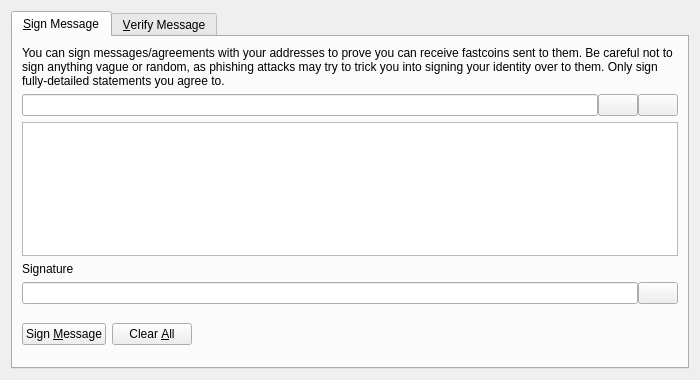
<?xml version="1.0" encoding="UTF-8"?>
<ui version="4.0">
 <class>SignVerifyMessageDialog</class>
 <widget class="QDialog" name="SignVerifyMessageDialog">
  <property name="geometry">
   <rect>
    <x>0</x>
    <y>0</y>
    <width>700</width>
    <height>380</height>
   </rect>
  </property>
  <property name="windowTitle">
   <string>Signatures - Sign / Verify a Message</string>
  </property>
  <property name="modal">
   <bool>true</bool>
  </property>
  <layout class="QVBoxLayout" name="verticalLayout">
   <item>
    <widget class="QTabWidget" name="tabWidget">
     <property name="currentIndex">
      <number>0</number>
     </property>
     <widget class="QWidget" name="tabSignMessage">
      <attribute name="title">
       <string>&amp;Sign Message</string>
      </attribute>
      <layout class="QVBoxLayout" name="verticalLayout_SM">
       <item>
        <widget class="QLabel" name="infoLabel_SM">
         <property name="text">
          <string>You can sign messages/agreements with your addresses to prove you can receive fastcoins sent to them. Be careful not to sign anything vague or random, as phishing attacks may try to trick you into signing your identity over to them. Only sign fully-detailed statements you agree to.</string>
         </property>
         <property name="textFormat">
          <enum>Qt::PlainText</enum>
         </property>
         <property name="wordWrap">
          <bool>true</bool>
         </property>
        </widget>
       </item>
       <item>
        <layout class="QHBoxLayout" name="horizontalLayout_1_SM">
         <property name="spacing">
          <number>0</number>
         </property>
         <item>
          <widget class="QValidatedLineEdit" name="addressIn_SM">
           <property name="toolTip">
            <string>The Fastcoin address to sign the message with</string>
           </property>
          </widget>
         </item>
         <item>
          <widget class="QPushButton" name="addressBookButton_SM">
           <property name="toolTip">
            <string>Choose previously used address</string>
           </property>
           <property name="text">
            <string/>
           </property>
           <property name="icon">
            <iconset resource="../bitcoin.qrc">
             <normaloff>:/icons/address-book</normaloff>:/icons/address-book</iconset>
           </property>
           <property name="shortcut">
            <string>Alt+A</string>
           </property>
           <property name="autoDefault">
            <bool>false</bool>
           </property>
          </widget>
         </item>
         <item>
          <widget class="QPushButton" name="pasteButton_SM">
           <property name="toolTip">
            <string>Paste address from clipboard</string>
           </property>
           <property name="text">
            <string/>
           </property>
           <property name="icon">
            <iconset resource="../bitcoin.qrc">
             <normaloff>:/icons/editpaste</normaloff>:/icons/editpaste</iconset>
           </property>
           <property name="shortcut">
            <string>Alt+P</string>
           </property>
           <property name="autoDefault">
            <bool>false</bool>
           </property>
          </widget>
         </item>
        </layout>
       </item>
       <item>
        <widget class="QPlainTextEdit" name="messageIn_SM">
         <property name="toolTip">
          <string>Enter the message you want to sign here</string>
         </property>
        </widget>
       </item>
       <item>
        <widget class="QLabel" name="signatureLabel_SM">
         <property name="text">
          <string>Signature</string>
         </property>
         <property name="textFormat">
          <enum>Qt::PlainText</enum>
         </property>
        </widget>
       </item>
       <item>
        <layout class="QHBoxLayout" name="horizontalLayout_2_SM">
         <property name="spacing">
          <number>0</number>
         </property>
         <item>
          <widget class="QLineEdit" name="signatureOut_SM">
           <property name="font">
            <font>
             <italic>true</italic>
            </font>
           </property>
           <property name="readOnly">
            <bool>true</bool>
           </property>
          </widget>
         </item>
         <item>
          <widget class="QPushButton" name="copySignatureButton_SM">
           <property name="toolTip">
            <string>Copy the current signature to the system clipboard</string>
           </property>
           <property name="text">
            <string/>
           </property>
           <property name="icon">
            <iconset resource="../bitcoin.qrc">
             <normaloff>:/icons/editcopy</normaloff>:/icons/editcopy</iconset>
           </property>
           <property name="autoDefault">
            <bool>false</bool>
           </property>
          </widget>
         </item>
        </layout>
       </item>
       <item>
        <layout class="QHBoxLayout" name="horizontalLayout_3_SM">
         <item>
          <widget class="QPushButton" name="signMessageButton_SM">
           <property name="toolTip">
            <string>Sign the message to prove you own this Fastcoin address</string>
           </property>
           <property name="text">
            <string>Sign &amp;Message</string>
           </property>
           <property name="icon">
            <iconset resource="../bitcoin.qrc">
             <normaloff>:/icons/edit</normaloff>:/icons/edit</iconset>
           </property>
           <property name="autoDefault">
            <bool>false</bool>
           </property>
          </widget>
         </item>
         <item>
          <widget class="QPushButton" name="clearButton_SM">
           <property name="toolTip">
            <string>Reset all sign message fields</string>
           </property>
           <property name="text">
            <string>Clear &amp;All</string>
           </property>
           <property name="icon">
            <iconset resource="../bitcoin.qrc">
             <normaloff>:/icons/remove</normaloff>:/icons/remove</iconset>
           </property>
           <property name="autoDefault">
            <bool>false</bool>
           </property>
          </widget>
         </item>
         <item>
          <spacer name="horizontalSpacer_1_SM">
           <property name="orientation">
            <enum>Qt::Horizontal</enum>
           </property>
           <property name="sizeHint" stdset="0">
            <size>
             <width>40</width>
             <height>48</height>
            </size>
           </property>
          </spacer>
         </item>
         <item>
          <widget class="QLabel" name="statusLabel_SM">
           <property name="font">
            <font>
             <weight>75</weight>
             <bold>true</bold>
            </font>
           </property>
           <property name="text">
            <string/>
           </property>
           <property name="wordWrap">
            <bool>true</bool>
           </property>
          </widget>
         </item>
         <item>
          <spacer name="horizontalSpacer_2_SM">
           <property name="orientation">
            <enum>Qt::Horizontal</enum>
           </property>
           <property name="sizeHint" stdset="0">
            <size>
             <width>40</width>
             <height>48</height>
            </size>
           </property>
          </spacer>
         </item>
        </layout>
       </item>
      </layout>
     </widget>
     <widget class="QWidget" name="tabVerifyMessage">
      <attribute name="title">
       <string>&amp;Verify Message</string>
      </attribute>
      <layout class="QVBoxLayout" name="verticalLayout_VM">
       <item>
        <widget class="QLabel" name="infoLabel_VM">
         <property name="text">
          <string>Enter the receiver's address, message (ensure you copy line breaks, spaces, tabs, etc. exactly) and signature below to verify the message. Be careful not to read more into the signature than what is in the signed message itself, to avoid being tricked by a man-in-the-middle attack. Note that this only proves the signing party receives with the address, it cannot prove sendership of any transaction!</string>
         </property>
         <property name="textFormat">
          <enum>Qt::PlainText</enum>
         </property>
         <property name="alignment">
          <set>Qt::AlignLeading|Qt::AlignLeft|Qt::AlignTop</set>
         </property>
         <property name="wordWrap">
          <bool>true</bool>
         </property>
        </widget>
       </item>
       <item>
        <layout class="QHBoxLayout" name="horizontalLayout_1_VM">
         <property name="spacing">
          <number>0</number>
         </property>
         <item>
          <widget class="QValidatedLineEdit" name="addressIn_VM">
           <property name="toolTip">
            <string>The Fastcoin address the message was signed with</string>
           </property>
          </widget>
         </item>
         <item>
          <widget class="QPushButton" name="addressBookButton_VM">
           <property name="toolTip">
            <string>Choose previously used address</string>
           </property>
           <property name="text">
            <string/>
           </property>
           <property name="icon">
            <iconset resource="../bitcoin.qrc">
             <normaloff>:/icons/address-book</normaloff>:/icons/address-book</iconset>
           </property>
           <property name="shortcut">
            <string>Alt+A</string>
           </property>
           <property name="autoDefault">
            <bool>false</bool>
           </property>
          </widget>
         </item>
        </layout>
       </item>
       <item>
        <widget class="QPlainTextEdit" name="messageIn_VM"/>
       </item>
       <item>
        <widget class="QValidatedLineEdit" name="signatureIn_VM"/>
       </item>
       <item>
        <layout class="QHBoxLayout" name="horizontalLayout_2_VM">
         <item>
          <widget class="QPushButton" name="verifyMessageButton_VM">
           <property name="toolTip">
            <string>Verify the message to ensure it was signed with the specified Fastcoin address</string>
           </property>
           <property name="text">
            <string>Verify &amp;Message</string>
           </property>
           <property name="icon">
            <iconset resource="../bitcoin.qrc">
             <normaloff>:/icons/transaction_0</normaloff>:/icons/transaction_0</iconset>
           </property>
           <property name="autoDefault">
            <bool>false</bool>
           </property>
          </widget>
         </item>
         <item>
          <widget class="QPushButton" name="clearButton_VM">
           <property name="toolTip">
            <string>Reset all verify message fields</string>
           </property>
           <property name="text">
            <string>Clear &amp;All</string>
           </property>
           <property name="icon">
            <iconset resource="../bitcoin.qrc">
             <normaloff>:/icons/remove</normaloff>:/icons/remove</iconset>
           </property>
           <property name="autoDefault">
            <bool>false</bool>
           </property>
          </widget>
         </item>
         <item>
          <spacer name="horizontalSpacer_1_VM">
           <property name="orientation">
            <enum>Qt::Horizontal</enum>
           </property>
           <property name="sizeHint" stdset="0">
            <size>
             <width>40</width>
             <height>48</height>
            </size>
           </property>
          </spacer>
         </item>
         <item>
          <widget class="QLabel" name="statusLabel_VM">
           <property name="font">
            <font>
             <weight>75</weight>
             <bold>true</bold>
            </font>
           </property>
           <property name="text">
            <string/>
           </property>
           <property name="wordWrap">
            <bool>true</bool>
           </property>
          </widget>
         </item>
         <item>
          <spacer name="horizontalSpacer_2_VM">
           <property name="orientation">
            <enum>Qt::Horizontal</enum>
           </property>
           <property name="sizeHint" stdset="0">
            <size>
             <width>40</width>
             <height>48</height>
            </size>
           </property>
          </spacer>
         </item>
        </layout>
       </item>
      </layout>
     </widget>
    </widget>
   </item>
  </layout>
 </widget>
 <customwidgets>
  <customwidget>
   <class>QValidatedLineEdit</class>
   <extends>QLineEdit</extends>
   <header>qvalidatedlineedit.h</header>
  </customwidget>
 </customwidgets>
 <resources>
  <include location="../bitcoin.qrc"/>
 </resources>
 <connections/>
</ui>
